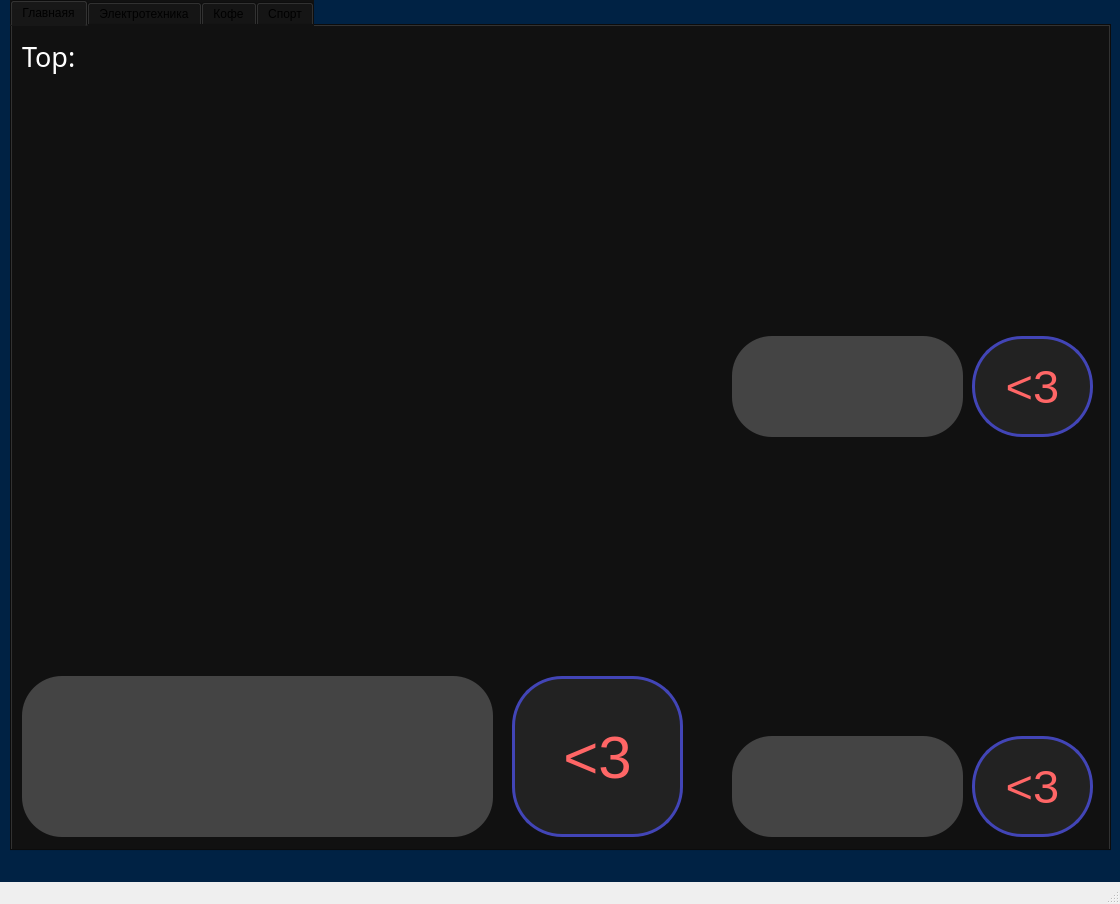
<?xml version="1.0" encoding="UTF-8"?>
<ui version="4.0">
 <class>MainWindow</class>
 <widget class="QMainWindow" name="MainWindow">
  <property name="geometry">
   <rect>
    <x>0</x>
    <y>0</y>
    <width>1120</width>
    <height>904</height>
   </rect>
  </property>
  <property name="sizePolicy">
   <sizepolicy hsizetype="Fixed" vsizetype="Fixed">
    <horstretch>0</horstretch>
    <verstretch>0</verstretch>
   </sizepolicy>
  </property>
  <property name="windowTitle">
   <string>MainWindow</string>
  </property>
  <widget class="QWidget" name="centralwidget">
   <property name="styleSheet">
    <string notr="true">background-color: #002244</string>
   </property>
   <widget class="QTabWidget" name="tabWidget">
    <property name="geometry">
     <rect>
      <x>10</x>
      <y>0</y>
      <width>1101</width>
      <height>851</height>
     </rect>
    </property>
    <property name="styleSheet">
     <string notr="true">background-color: #111111</string>
    </property>
    <property name="currentIndex">
     <number>0</number>
    </property>
    <widget class="QWidget" name="tab">
     <attribute name="title">
      <string>Главнаяя</string>
     </attribute>
     <widget class="QLabel" name="label">
      <property name="geometry">
       <rect>
        <x>10</x>
        <y>10</y>
        <width>71</width>
        <height>41</height>
       </rect>
      </property>
      <property name="font">
       <font>
        <family>Space Bd BT</family>
        <pointsize>20</pointsize>
       </font>
      </property>
      <property name="styleSheet">
       <string notr="true">color: white</string>
      </property>
      <property name="text">
       <string>Top:</string>
      </property>
     </widget>
     <widget class="QLabel" name="label_glavnaya_top1">
      <property name="geometry">
       <rect>
        <x>50</x>
        <y>70</y>
        <width>550</width>
        <height>550</height>
       </rect>
      </property>
      <property name="text">
       <string/>
      </property>
     </widget>
     <widget class="QLabel" name="label_glavnaya_top2">
      <property name="geometry">
       <rect>
        <x>680</x>
        <y>10</y>
        <width>391</width>
        <height>291</height>
       </rect>
      </property>
      <property name="text">
       <string/>
      </property>
     </widget>
     <widget class="QLabel" name="label_glavnaya_top3">
      <property name="geometry">
       <rect>
        <x>689</x>
        <y>419</y>
        <width>401</width>
        <height>291</height>
       </rect>
      </property>
      <property name="text">
       <string/>
      </property>
     </widget>
     <widget class="QTextEdit" name="textEdit_glavnaya_top2">
      <property name="geometry">
       <rect>
        <x>720</x>
        <y>310</y>
        <width>231</width>
        <height>101</height>
       </rect>
      </property>
      <property name="font">
       <font>
        <pointsize>13</pointsize>
       </font>
      </property>
      <property name="styleSheet">
       <string notr="true">background-color: #444444;
color: white;
border-radius: 40;
border-color: red</string>
      </property>
     </widget>
     <widget class="QTextEdit" name="textEdit_glavnaya_top1">
      <property name="geometry">
       <rect>
        <x>10</x>
        <y>650</y>
        <width>471</width>
        <height>161</height>
       </rect>
      </property>
      <property name="font">
       <font>
        <pointsize>13</pointsize>
       </font>
      </property>
      <property name="styleSheet">
       <string notr="true">background-color: #444444;
color: white;
border-radius: 40;
border-color: red</string>
      </property>
     </widget>
     <widget class="QPushButton" name="pushButton_glavnaya_top2">
      <property name="geometry">
       <rect>
        <x>960</x>
        <y>310</y>
        <width>121</width>
        <height>101</height>
       </rect>
      </property>
      <property name="font">
       <font>
        <pointsize>35</pointsize>
       </font>
      </property>
      <property name="styleSheet">
       <string notr="true">QPushButton {
	color: #ff6666;
	background-color: #222222;
	border-color: rgb(66, 69, 183);
     border-width: 3px;        
     border-style: solid;
     border-radius: 50px;
}

QPushButton:pressed{
	background-color: #333333;
	color: 220000;
}</string>
      </property>
      <property name="text">
       <string>&lt;3</string>
      </property>
     </widget>
     <widget class="QPushButton" name="pushButton_glavnaya_top1">
      <property name="geometry">
       <rect>
        <x>500</x>
        <y>650</y>
        <width>171</width>
        <height>161</height>
       </rect>
      </property>
      <property name="font">
       <font>
        <pointsize>45</pointsize>
       </font>
      </property>
      <property name="styleSheet">
       <string notr="true">QPushButton {
	color: #ff6666;
	background-color: #222222;
	border-color: rgb(66, 69, 183);
     border-width: 3px;        
     border-style: solid;
     border-radius: 50px;
}

QPushButton:pressed{
	background-color: #333333;
	color: 220000;
}</string>
      </property>
      <property name="text">
       <string>&lt;3</string>
      </property>
     </widget>
     <widget class="QTextEdit" name="textEdit_glavnaya_top3">
      <property name="geometry">
       <rect>
        <x>720</x>
        <y>710</y>
        <width>231</width>
        <height>101</height>
       </rect>
      </property>
      <property name="font">
       <font>
        <pointsize>13</pointsize>
       </font>
      </property>
      <property name="styleSheet">
       <string notr="true">background-color: #444444;
color: white;
border-radius: 40;
border-color: red</string>
      </property>
     </widget>
     <widget class="QPushButton" name="pushButton_glavnaya_top3">
      <property name="geometry">
       <rect>
        <x>960</x>
        <y>710</y>
        <width>121</width>
        <height>101</height>
       </rect>
      </property>
      <property name="font">
       <font>
        <pointsize>35</pointsize>
       </font>
      </property>
      <property name="styleSheet">
       <string notr="true">QPushButton {
	color: #ff6666;
	background-color: #222222;
	border-color: rgb(66, 69, 183);
     border-width: 3px;        
     border-style: solid;
     border-radius: 50px;
}

QPushButton:pressed{
	background-color: #333333;
	color: 220000;
}</string>
      </property>
      <property name="text">
       <string>&lt;3</string>
      </property>
     </widget>
    </widget>
    <widget class="QWidget" name="tab_5">
     <attribute name="title">
      <string>Электротехника</string>
     </attribute>
     <widget class="QComboBox" name="comboBox_electro_search">
      <property name="geometry">
       <rect>
        <x>10</x>
        <y>50</y>
        <width>321</width>
        <height>51</height>
       </rect>
      </property>
      <property name="font">
       <font>
        <pointsize>13</pointsize>
       </font>
      </property>
      <property name="styleSheet">
       <string notr="true">background-color: #77777e;
color: white</string>
      </property>
     </widget>
     <widget class="QTextEdit" name="textEdit_electro_description">
      <property name="geometry">
       <rect>
        <x>210</x>
        <y>290</y>
        <width>361</width>
        <height>81</height>
       </rect>
      </property>
      <property name="font">
       <font>
        <pointsize>13</pointsize>
       </font>
      </property>
      <property name="styleSheet">
       <string notr="true">color: white;
background-color: #555555;
border-radius: 8</string>
      </property>
     </widget>
     <widget class="QLineEdit" name="lineEdit_electro_id">
      <property name="geometry">
       <rect>
        <x>210</x>
        <y>120</y>
        <width>361</width>
        <height>51</height>
       </rect>
      </property>
      <property name="font">
       <font>
        <pointsize>13</pointsize>
       </font>
      </property>
      <property name="styleSheet">
       <string notr="true">color: white;
background-color: #555555;
border-radius: 10</string>
      </property>
     </widget>
     <widget class="QLineEdit" name="lineEdit_electro_price">
      <property name="geometry">
       <rect>
        <x>210</x>
        <y>400</y>
        <width>361</width>
        <height>61</height>
       </rect>
      </property>
      <property name="font">
       <font>
        <pointsize>13</pointsize>
       </font>
      </property>
      <property name="styleSheet">
       <string notr="true">color: white;
background-color: #555555;
border-radius: 10</string>
      </property>
     </widget>
     <widget class="QLineEdit" name="lineEdit_electro_name">
      <property name="geometry">
       <rect>
        <x>210</x>
        <y>210</y>
        <width>361</width>
        <height>51</height>
       </rect>
      </property>
      <property name="font">
       <font>
        <pointsize>13</pointsize>
       </font>
      </property>
      <property name="styleSheet">
       <string notr="true">color: white;
background-color: #555555;
border-radius: 10</string>
      </property>
     </widget>
     <widget class="QPushButton" name="pushButton_electro_search">
      <property name="geometry">
       <rect>
        <x>310</x>
        <y>-20</y>
        <width>291</width>
        <height>161</height>
       </rect>
      </property>
      <property name="font">
       <font>
        <family>Swiss921 BT</family>
        <pointsize>16</pointsize>
       </font>
      </property>
      <property name="styleSheet">
       <string notr="true">QPushButton {
	color: #ff6666;
	background-color: #222222;
	border-color: rgb(66, 69, 183);
     border-width: 3px;        
     border-style: solid;
     border-radius: 10px;
     margin:30px;
     padding:30px;
}

QPushButton:pressed{
	background-color: #333333;
	color: 220000;
}</string>
      </property>
      <property name="text">
       <string>Найти</string>
      </property>
     </widget>
     <widget class="QWidget" name="layoutWidget">
      <property name="geometry">
       <rect>
        <x>40</x>
        <y>110</y>
        <width>161</width>
        <height>361</height>
       </rect>
      </property>
      <layout class="QVBoxLayout" name="verticalLayout_2">
       <item>
        <widget class="QLabel" name="label_9">
         <property name="font">
          <font>
           <pointsize>13</pointsize>
          </font>
         </property>
         <property name="styleSheet">
          <string notr="true">color: white</string>
         </property>
         <property name="text">
          <string>ID:</string>
         </property>
        </widget>
       </item>
       <item>
        <widget class="QLabel" name="label_10">
         <property name="font">
          <font>
           <pointsize>13</pointsize>
          </font>
         </property>
         <property name="styleSheet">
          <string notr="true">color: white</string>
         </property>
         <property name="text">
          <string>Название:</string>
         </property>
        </widget>
       </item>
       <item>
        <widget class="QLabel" name="label_13">
         <property name="font">
          <font>
           <pointsize>13</pointsize>
          </font>
         </property>
         <property name="styleSheet">
          <string notr="true">color: white</string>
         </property>
         <property name="text">
          <string>Описание:</string>
         </property>
        </widget>
       </item>
       <item>
        <widget class="QLabel" name="label_12">
         <property name="font">
          <font>
           <pointsize>13</pointsize>
          </font>
         </property>
         <property name="styleSheet">
          <string notr="true">color: white</string>
         </property>
         <property name="text">
          <string>Цена:</string>
         </property>
        </widget>
       </item>
      </layout>
     </widget>
     <widget class="QPushButton" name="pushButton_electro_like">
      <property name="geometry">
       <rect>
        <x>80</x>
        <y>520</y>
        <width>361</width>
        <height>231</height>
       </rect>
      </property>
      <property name="font">
       <font>
        <pointsize>30</pointsize>
       </font>
      </property>
      <property name="styleSheet">
       <string notr="true">QPushButton {
	color: #ff6666;
	background-color: #222222;
	border-color: rgb(66, 69, 183);
     border-width: 3px;        
     border-style: solid;
     border-radius: 10px;
     margin:30px;
     padding:30px;
}

QPushButton:pressed{
	background-color: #333333;
	color: 220000;
}</string>
      </property>
      <property name="text">
       <string>&lt;3</string>
      </property>
     </widget>
     <widget class="QLabel" name="label_electro_photo">
      <property name="geometry">
       <rect>
        <x>590</x>
        <y>20</y>
        <width>500</width>
        <height>780</height>
       </rect>
      </property>
      <property name="text">
       <string/>
      </property>
     </widget>
     <widget class="QLabel" name="label_14">
      <property name="geometry">
       <rect>
        <x>20</x>
        <y>10</y>
        <width>181</width>
        <height>31</height>
       </rect>
      </property>
      <property name="font">
       <font>
        <pointsize>15</pointsize>
       </font>
      </property>
      <property name="styleSheet">
       <string notr="true">color: white</string>
      </property>
      <property name="text">
       <string>Название товара:</string>
      </property>
     </widget>
    </widget>
    <widget class="QWidget" name="tab_4">
     <attribute name="title">
      <string>Кофе</string>
     </attribute>
     <widget class="QLineEdit" name="lineEdit_cofe_id">
      <property name="geometry">
       <rect>
        <x>210</x>
        <y>130</y>
        <width>361</width>
        <height>51</height>
       </rect>
      </property>
      <property name="font">
       <font>
        <pointsize>13</pointsize>
       </font>
      </property>
      <property name="styleSheet">
       <string notr="true">color: white;
background-color: #555555;
border-radius: 10</string>
      </property>
     </widget>
     <widget class="QPushButton" name="pushButton_cofe_like">
      <property name="geometry">
       <rect>
        <x>80</x>
        <y>530</y>
        <width>361</width>
        <height>231</height>
       </rect>
      </property>
      <property name="font">
       <font>
        <pointsize>30</pointsize>
       </font>
      </property>
      <property name="styleSheet">
       <string notr="true">QPushButton {
	color: #ff6666;
	background-color: #222222;
	border-color: rgb(66, 69, 183);
     border-width: 3px;        
     border-style: solid;
     border-radius: 10px;
     margin:30px;
     padding:30px;
}

QPushButton:pressed{
	background-color: #333333;
	color: 220000;
}</string>
      </property>
      <property name="text">
       <string>&lt;3</string>
      </property>
     </widget>
     <widget class="QWidget" name="layoutWidget_2">
      <property name="geometry">
       <rect>
        <x>40</x>
        <y>120</y>
        <width>161</width>
        <height>361</height>
       </rect>
      </property>
      <layout class="QVBoxLayout" name="verticalLayout_3">
       <item>
        <widget class="QLabel" name="label_11">
         <property name="font">
          <font>
           <pointsize>13</pointsize>
          </font>
         </property>
         <property name="styleSheet">
          <string notr="true">color: white</string>
         </property>
         <property name="text">
          <string>ID:</string>
         </property>
        </widget>
       </item>
       <item>
        <widget class="QLabel" name="label_15">
         <property name="font">
          <font>
           <pointsize>13</pointsize>
          </font>
         </property>
         <property name="styleSheet">
          <string notr="true">color: white</string>
         </property>
         <property name="text">
          <string>Название:</string>
         </property>
        </widget>
       </item>
       <item>
        <widget class="QLabel" name="label_16">
         <property name="font">
          <font>
           <pointsize>13</pointsize>
          </font>
         </property>
         <property name="styleSheet">
          <string notr="true">color: white</string>
         </property>
         <property name="text">
          <string>Описание:</string>
         </property>
        </widget>
       </item>
       <item>
        <widget class="QLabel" name="label_17">
         <property name="font">
          <font>
           <pointsize>13</pointsize>
          </font>
         </property>
         <property name="styleSheet">
          <string notr="true">color: white</string>
         </property>
         <property name="text">
          <string>Цена:</string>
         </property>
        </widget>
       </item>
      </layout>
     </widget>
     <widget class="QPushButton" name="pushButton_cofe_search">
      <property name="geometry">
       <rect>
        <x>310</x>
        <y>-10</y>
        <width>291</width>
        <height>161</height>
       </rect>
      </property>
      <property name="font">
       <font>
        <family>Swiss921 BT</family>
        <pointsize>16</pointsize>
       </font>
      </property>
      <property name="styleSheet">
       <string notr="true">QPushButton {
	color: #ff6666;
	background-color: #222222;
	border-color: rgb(66, 69, 183);
     border-width: 3px;        
     border-style: solid;
     border-radius: 10px;
     margin:30px;
     padding:30px;
}

QPushButton:pressed{
	background-color: #333333;
	color: 220000;
}</string>
      </property>
      <property name="text">
       <string>Найти</string>
      </property>
     </widget>
     <widget class="QTextEdit" name="textEdit_cofe_description">
      <property name="geometry">
       <rect>
        <x>210</x>
        <y>300</y>
        <width>361</width>
        <height>81</height>
       </rect>
      </property>
      <property name="font">
       <font>
        <pointsize>13</pointsize>
       </font>
      </property>
      <property name="styleSheet">
       <string notr="true">color: white;
background-color: #555555;
border-radius: 8</string>
      </property>
     </widget>
     <widget class="QLineEdit" name="lineEdit_cofe_price">
      <property name="geometry">
       <rect>
        <x>210</x>
        <y>410</y>
        <width>361</width>
        <height>61</height>
       </rect>
      </property>
      <property name="font">
       <font>
        <pointsize>13</pointsize>
       </font>
      </property>
      <property name="styleSheet">
       <string notr="true">color: white;
background-color: #555555;
border-radius: 10</string>
      </property>
     </widget>
     <widget class="QLabel" name="label_18">
      <property name="geometry">
       <rect>
        <x>20</x>
        <y>20</y>
        <width>181</width>
        <height>31</height>
       </rect>
      </property>
      <property name="font">
       <font>
        <pointsize>15</pointsize>
       </font>
      </property>
      <property name="styleSheet">
       <string notr="true">color: white</string>
      </property>
      <property name="text">
       <string>Название товара:</string>
      </property>
     </widget>
     <widget class="QLineEdit" name="lineEdit_cofe_name">
      <property name="geometry">
       <rect>
        <x>210</x>
        <y>220</y>
        <width>361</width>
        <height>51</height>
       </rect>
      </property>
      <property name="font">
       <font>
        <pointsize>13</pointsize>
       </font>
      </property>
      <property name="styleSheet">
       <string notr="true">color: white;
background-color: #555555;
border-radius: 10</string>
      </property>
     </widget>
     <widget class="QComboBox" name="comboBox_cofe_search">
      <property name="geometry">
       <rect>
        <x>10</x>
        <y>60</y>
        <width>321</width>
        <height>51</height>
       </rect>
      </property>
      <property name="font">
       <font>
        <pointsize>13</pointsize>
       </font>
      </property>
      <property name="styleSheet">
       <string notr="true">background-color: #77777e;
color: white</string>
      </property>
     </widget>
     <widget class="QLabel" name="label_cofe_photo">
      <property name="geometry">
       <rect>
        <x>590</x>
        <y>30</y>
        <width>500</width>
        <height>780</height>
       </rect>
      </property>
      <property name="text">
       <string/>
      </property>
     </widget>
    </widget>
    <widget class="QWidget" name="tab_2">
     <attribute name="title">
      <string>Спорт</string>
     </attribute>
     <widget class="QPushButton" name="pushButton_sport_like">
      <property name="geometry">
       <rect>
        <x>80</x>
        <y>530</y>
        <width>361</width>
        <height>231</height>
       </rect>
      </property>
      <property name="font">
       <font>
        <pointsize>30</pointsize>
       </font>
      </property>
      <property name="styleSheet">
       <string notr="true">QPushButton {
	color: #ff6666;
	background-color: #222222;
	border-color: rgb(66, 69, 183);
     border-width: 3px;        
     border-style: solid;
     border-radius: 10px;
     margin:30px;
     padding:30px;
}

QPushButton:pressed{
	background-color: #333333;
	color: 220000;
}</string>
      </property>
      <property name="text">
       <string>&lt;3</string>
      </property>
     </widget>
     <widget class="QLineEdit" name="lineEdit_sport_id">
      <property name="geometry">
       <rect>
        <x>210</x>
        <y>130</y>
        <width>361</width>
        <height>51</height>
       </rect>
      </property>
      <property name="font">
       <font>
        <pointsize>13</pointsize>
       </font>
      </property>
      <property name="styleSheet">
       <string notr="true">color: white;
background-color: #555555;
border-radius: 10</string>
      </property>
     </widget>
     <widget class="QTextEdit" name="textEdit_sport_description">
      <property name="geometry">
       <rect>
        <x>210</x>
        <y>300</y>
        <width>361</width>
        <height>81</height>
       </rect>
      </property>
      <property name="font">
       <font>
        <pointsize>13</pointsize>
       </font>
      </property>
      <property name="styleSheet">
       <string notr="true">color: white;
background-color: #555555;
border-radius: 8</string>
      </property>
     </widget>
     <widget class="QComboBox" name="comboBox_sport_search">
      <property name="geometry">
       <rect>
        <x>10</x>
        <y>60</y>
        <width>321</width>
        <height>51</height>
       </rect>
      </property>
      <property name="font">
       <font>
        <pointsize>13</pointsize>
       </font>
      </property>
      <property name="styleSheet">
       <string notr="true">background-color: #77777e;
color: white</string>
      </property>
     </widget>
     <widget class="QPushButton" name="pushButton_sport_search">
      <property name="geometry">
       <rect>
        <x>310</x>
        <y>-10</y>
        <width>291</width>
        <height>161</height>
       </rect>
      </property>
      <property name="font">
       <font>
        <family>Swiss921 BT</family>
        <pointsize>16</pointsize>
       </font>
      </property>
      <property name="styleSheet">
       <string notr="true">QPushButton {
	color: #ff6666;
	background-color: #222222;
	border-color: rgb(66, 69, 183);
     border-width: 3px;        
     border-style: solid;
     border-radius: 10px;
     margin:30px;
     padding:30px;
}

QPushButton:pressed{
	background-color: #333333;
	color: 220000;
}</string>
      </property>
      <property name="text">
       <string>Найти</string>
      </property>
     </widget>
     <widget class="QLabel" name="label_19">
      <property name="geometry">
       <rect>
        <x>20</x>
        <y>20</y>
        <width>181</width>
        <height>31</height>
       </rect>
      </property>
      <property name="font">
       <font>
        <pointsize>15</pointsize>
       </font>
      </property>
      <property name="styleSheet">
       <string notr="true">color: white</string>
      </property>
      <property name="text">
       <string>Название товара:</string>
      </property>
     </widget>
     <widget class="QWidget" name="layoutWidget_3">
      <property name="geometry">
       <rect>
        <x>40</x>
        <y>120</y>
        <width>161</width>
        <height>361</height>
       </rect>
      </property>
      <layout class="QVBoxLayout" name="verticalLayout_4">
       <item>
        <widget class="QLabel" name="label_20">
         <property name="font">
          <font>
           <pointsize>13</pointsize>
          </font>
         </property>
         <property name="styleSheet">
          <string notr="true">color: white</string>
         </property>
         <property name="text">
          <string>ID:</string>
         </property>
        </widget>
       </item>
       <item>
        <widget class="QLabel" name="label_21">
         <property name="font">
          <font>
           <pointsize>13</pointsize>
          </font>
         </property>
         <property name="styleSheet">
          <string notr="true">color: white</string>
         </property>
         <property name="text">
          <string>Название:</string>
         </property>
        </widget>
       </item>
       <item>
        <widget class="QLabel" name="label_22">
         <property name="font">
          <font>
           <pointsize>13</pointsize>
          </font>
         </property>
         <property name="styleSheet">
          <string notr="true">color: white</string>
         </property>
         <property name="text">
          <string>Описание:</string>
         </property>
        </widget>
       </item>
       <item>
        <widget class="QLabel" name="label_23">
         <property name="font">
          <font>
           <pointsize>13</pointsize>
          </font>
         </property>
         <property name="styleSheet">
          <string notr="true">color: white</string>
         </property>
         <property name="text">
          <string>Цена:</string>
         </property>
        </widget>
       </item>
      </layout>
     </widget>
     <widget class="QLabel" name="label_sport_photo">
      <property name="geometry">
       <rect>
        <x>590</x>
        <y>30</y>
        <width>500</width>
        <height>780</height>
       </rect>
      </property>
      <property name="text">
       <string/>
      </property>
     </widget>
     <widget class="QLineEdit" name="lineEdit_sport_price">
      <property name="geometry">
       <rect>
        <x>210</x>
        <y>410</y>
        <width>361</width>
        <height>61</height>
       </rect>
      </property>
      <property name="font">
       <font>
        <pointsize>13</pointsize>
       </font>
      </property>
      <property name="styleSheet">
       <string notr="true">color: white;
background-color: #555555;
border-radius: 10</string>
      </property>
     </widget>
     <widget class="QLineEdit" name="lineEdit_sport_name">
      <property name="geometry">
       <rect>
        <x>210</x>
        <y>220</y>
        <width>361</width>
        <height>51</height>
       </rect>
      </property>
      <property name="font">
       <font>
        <pointsize>13</pointsize>
       </font>
      </property>
      <property name="styleSheet">
       <string notr="true">color: white;
background-color: #555555;
border-radius: 10</string>
      </property>
     </widget>
    </widget>
   </widget>
  </widget>
  <widget class="QMenuBar" name="menubar">
   <property name="geometry">
    <rect>
     <x>0</x>
     <y>0</y>
     <width>1120</width>
     <height>21</height>
    </rect>
   </property>
  </widget>
  <widget class="QStatusBar" name="statusbar"/>
 </widget>
 <resources/>
 <connections/>
</ui>
